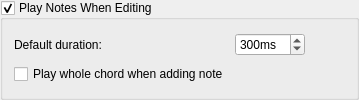
        <widget class="QGroupBox" name="playNotes">
         <property name="mouseTracking">
          <bool>true</bool>
         </property>
         <property name="title">
          <string>Play Notes When Editing</string>
         </property>
         <property name="checkable">
          <bool>true</bool>
         </property>
         <property name="checked">
          <bool>true</bool>
         </property>
         <layout class="QGridLayout" name="gridLayout_4">
          <item row="0" column="0">
           <widget class="QLabel" name="label_37">
            <property name="text">
             <string>Default duration:</string>
            </property>
           </widget>
          </item>
          <item row="0" column="1">
           <widget class="QSpinBox" name="defaultPlayDuration">
            <property name="accessibleName">
             <string>Default duration</string>
            </property>
            <property name="suffix">
             <string extracomment="milliseconds">ms</string>
            </property>
            <property name="minimum">
             <number>20</number>
            </property>
            <property name="maximum">
             <number>2000</number>
            </property>
            <property name="singleStep">
             <number>100</number>
            </property>
            <property name="value">
             <number>300</number>
            </property>
           </widget>
          </item>
          <item row="1" column="0">
           <widget class="QCheckBox" name="playChordOnAddNote">
            <property name="text">
             <string>Play whole chord when adding note</string>
            </property>
           </widget>
          </item>
          <item row="0" column="2">
           <spacer name="horizontalSpacer_2">
            <property name="orientation">
             <enum>Qt::Horizontal</enum>
            </property>
            <property name="sizeHint" stdset="0">
             <size>
              <width>40</width>
              <height>20</height>
             </size>
            </property>
           </spacer>
          </item>
         </layout>
        </widget>
